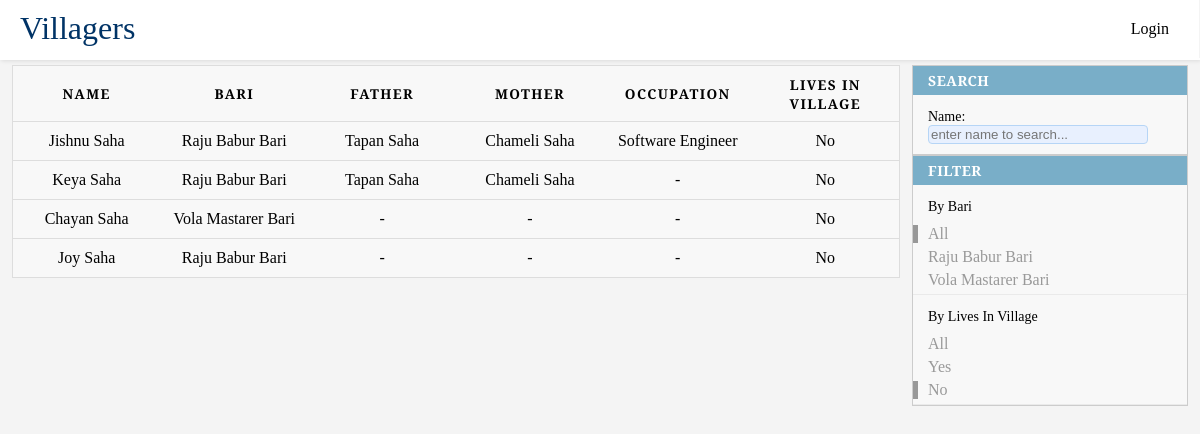
/?lives_in_village=No, run on an earlier commit of the app's database.
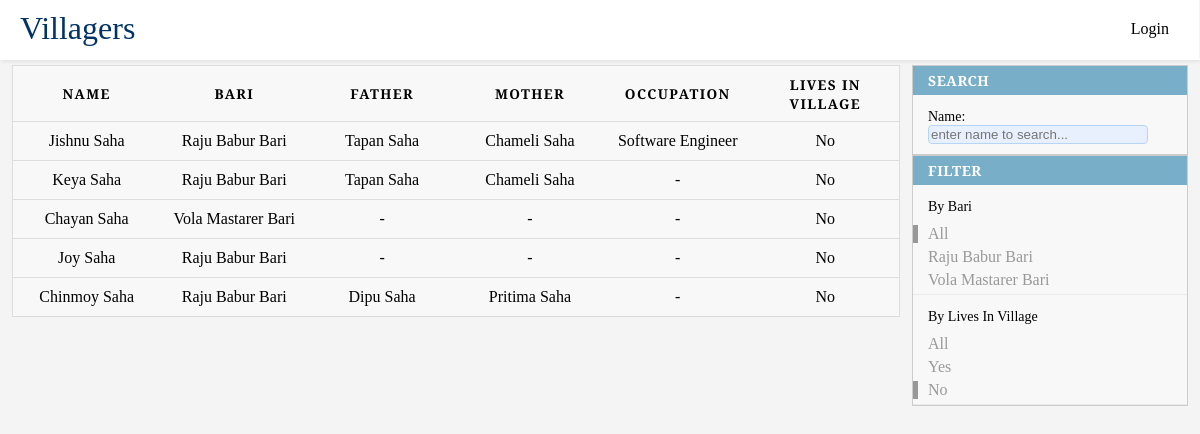
And on a later commit of the database.
### villagers/models.py (models this page shows)
class Bari(models.Model):
    name = models.CharField(max_length=50, null=False, unique=True)
    def __str__(self):
        return self.name

class Villager(models.Model):
    name = models.CharField(max_length=50, blank=False, null=False, help_text='নাম')
    sex_option = (
        (None, ''),
        ('Male', 'Male'),
        ('Female', 'Female'),
    )
    sex = models.CharField(
        max_length=10,
        choices=sex_option,
        blank=False,
        default='',
        help_text='লিঙ্গ',
    )
    bari = models.ForeignKey('Bari', on_delete=models.SET_DEFAULT, default=None, help_text='বাড়ির নাম')
    father = models.ForeignKey('self', on_delete=models.SET_DEFAULT, default=None, blank=True, null=True,
                               related_name='father_name')
    mother = models.ForeignKey('self', on_delete=models.SET_DEFAULT, default=None, blank=True, null=True,
                               related_name="mother_name")
    grand_father = models.ForeignKey('self', on_delete=models.SET_DEFAULT, default=None, blank=True, null=True,
                                     related_name='grand_father_name')
    grand_mother = models.ForeignKey('self', on_delete=models.SET_DEFAULT, default=None, blank=True, null=True,
                                     related_name="grand_mother_name")
    highest_education = models.CharField(max_length=200, blank=True, null=True)
    highest_education_institute = models.CharField(max_length=100, blank=True, null=True)
    occupation = models.CharField(max_length=100, blank=True, null=True, help_text='পেশা')
    marital_status_option = (
        (None, ''),
        ('Married', 'Married'),
        ('Unmarried', 'Unmarried'),
    )
    marital_status = models.CharField(
        max_length=10,
        choices=marital_status_option,
        blank=False,
        default='',
        help_text='বৈবাহিক অবস্থা',
    )
    spouse = models.ForeignKey('self', on_delete=models.SET_DEFAULT, default=None, blank=True, null=True, help_text='স্বামী/স্ত্রী')
    lives_in_villager_option = (
        (None, ''),
        ('Yes', 'Yes'),
        ('No', 'No'),
    )
    lives_in_village = models.CharField(
        max_length=10,
        choices=lives_in_villager_option,
        blank=False,
        default='',
        help_text='বর্তমানে গ্রামে থাকেন?',
    )
    alive_option = (
        (None, ''),
        ('Alive', 'Alive'),
        ('Dead', 'Dead'),
    )
    alive = models.CharField(
        max_length=10,
        choices=alive_option,
        blank=False,
        default='',
        help_text='জীবিত আছেন?',
    )
    def __str__(self):
        return self.name
    def get_absolute_url(self):
        return reverse('villager-details', args=[str(self.id)])

### villagers/views.py (the view)
# urls.py: path('', index, name='villagers-list'),
def index(request):
    bari = request.GET.get('bari')
    lives_in_village = request.GET.get('lives_in_village')
    villager_list = Villager.objects.all().order_by('id')
    if bari:
        villager_list = villager_list.filter(bari__name=bari)
    if lives_in_village:
        villager_list = villager_list.filter(lives_in_village=lives_in_village)
    page = request.GET.get('page', 1)
    paginator = Paginator(villager_list, 15)
    try:
        villagers = paginator.page(page)
    except PageNotAnInteger:
        villagers = paginator.page(1)
    except EmptyPage:
        villagers = paginator.page(paginator.num_pages)
    bari_list = Bari.objects.all()
    lives_in_village_list = Villager.objects.values('lives_in_village').distinct()
    context = {
        'villager_list': villagers,
        'bari_list': bari_list,
        'lives_in_village_list': lives_in_village_list
    }
    return render(request, 'villagers/villagers_list.html', context=context)

### villagers/templatetags/villager_custom_template_tag.py (called while the page is built)
@register.simple_tag(takes_context=True)
def replace_query_parameter(context, field, value):
    dict_ = context['request'].GET.copy()
    dict_[field] = value
    return dict_.urlencode()

@register.simple_tag(takes_context=True)
def remove_query_parameter(context, field):
    dict_ = context['request'].GET.copy()
    del dict_[field]
    return dict_.urlencode()

### villagers/templates/villagers/villagers_list.html (shortened to what the changed rows need)
{% extends 'base_generic.html' %}
{% load static %}
{% load villager_custom_template_tag %}
{% block content %}
    <link href="{% static 'villagers/css/option.css' %}" rel="stylesheet">
    <link href="{% static 'villagers/css/villager_table_list.css' %}" rel="stylesheet">
    <link href="{% static 'villagers/css/pagination.css' %}" rel="stylesheet">
    <div class="option">
        <div id="search">
            <h2>Search</h2>
        </div>
        <div id="filter">
            <div id="filter_bari">
                <h2>Filter</h2>
                    <ul>
                        {% for bari in bari_list %}
                            {% if request.GET %}
                                {% if request.GET.bari %}
                                    {% if request.GET.bari == bari.name %}
                                        <li class="selected">
                                            <a href="{{ request.get_full_path }}">{{ bari.name }} </a>
                                        </li>
                                    {% else %}
                                        <li>
                                            <a href="?{% replace_query_parameter 'bari' bari.name %}">{{ bari.name }} </a>
                                        </li>
                                    {% endif %}
                                {% else %}
                                    <li>
                                        <a href="?{% replace_query_parameter 'bari' bari.name %}">{{ bari.name }}</a>
                                    </li>
                                {% endif %}
                            {% else %}
                                <li>
                                    <a href="?{% replace_query_parameter 'bari' bari.name %}">{{ bari.name }}</a>
                                </li>
                            {% endif %}
                        {% endfor %}
                    </ul>
            </div>
            <div id="filter_lives_in_village">
                <ul>
                    {% for lives_in_village in lives_in_village_list %}
                        {% if request.GET %}
                            {% if request.GET.lives_in_village %}
                                {% if request.GET.lives_in_village == lives_in_village.lives_in_village %}
                                    <li class="selected">
                                        <a href="?{% replace_query_parameter 'lives_in_village' lives_in_village.lives_in_village %}">{{ lives_in_village.lives_in_village }} </a>
                                    </li>
                                {% else %}
                                    <li>
                                        <a href="?{% replace_query_parameter 'lives_in_village' lives_in_village.lives_in_village %}">{{ lives_in_village.lives_in_village }} </a>
                                    </li>
                                {% endif %}
                            {% endif %}
                        {% endif %}
                    {% endfor %}
                </ul>
        </div>
        </div>
    </div>
    <table>
        <thead>
        <tr>
          <th scope="col">NAME</th>
          <th scope="col">BARI</th>
          <th scope="col">FATHER</th>
          <th scope="col">MOTHER</th>
          <th scope="col">OCCUPATION</th>
          <th scope="col">LIVES IN VILLAGE</th>
        </tr>
        </thead>
        <tbody id="tbody">
        {% for villager in villager_list %}
            <tr>
                <td data-label="NAME">
                    <a href="{{ villager.get_absolute_url }}" >{{ villager.name }} </a>
                </td>
                <td data-label="BARI">{{ villager.bari }}</td>
                <td data-label="FATHER">
                    {% if villager.father %}
                        <a href="{{ villager.father.get_absolute_url }}" >{{ villager.father }}</a>
                    {% else %}
                        -
                    {% endif %}
                </td>
                <td data-label="MOTHER">
                    {% if villager.mother %}
                        <a href="{{ villager.mother.get_absolute_url }}" >{{ villager.mother }}</a>
                    {% else %}
                        -
                    {% endif %}
                </td>
                <td data-label="OCCUPATION">
                    {% if villager.occupation  %}
                        {{ villager.occupation }}
                    {% else %}
                        -
                    {% endif %}
                </td>
                <td data-label="LIVES IN VILLAGE">
                    {{ villager.lives_in_village }}
                </td>
            </tr>
        {% endfor %}
        </tbody>
    </table>
{% endblock %}

What changed in the data, as far as the page shows it:
added Villager: name "Chinmoy Saha", bari "Raju Babur Bari", father "Dipu Saha", mother "Pritima Saha", lives_in_village "No"
